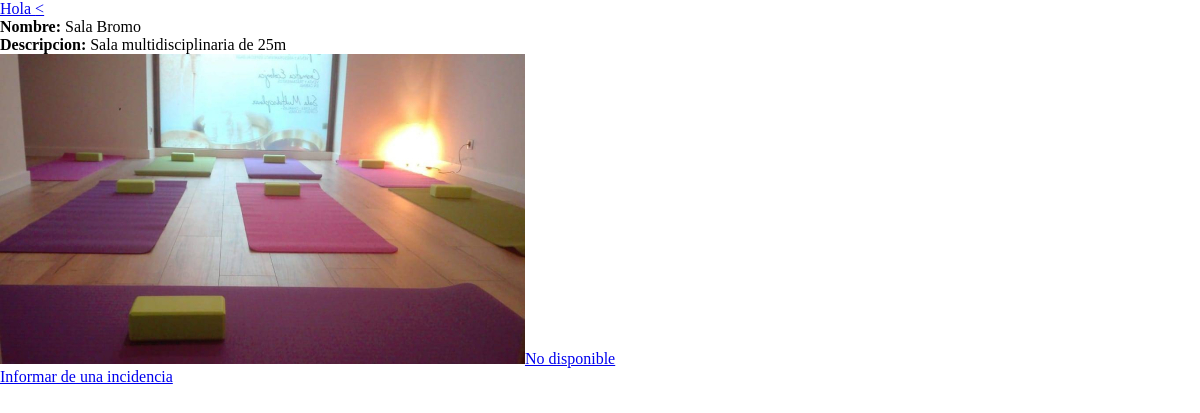
Page /PHP/recurso.php on the earlier database version.
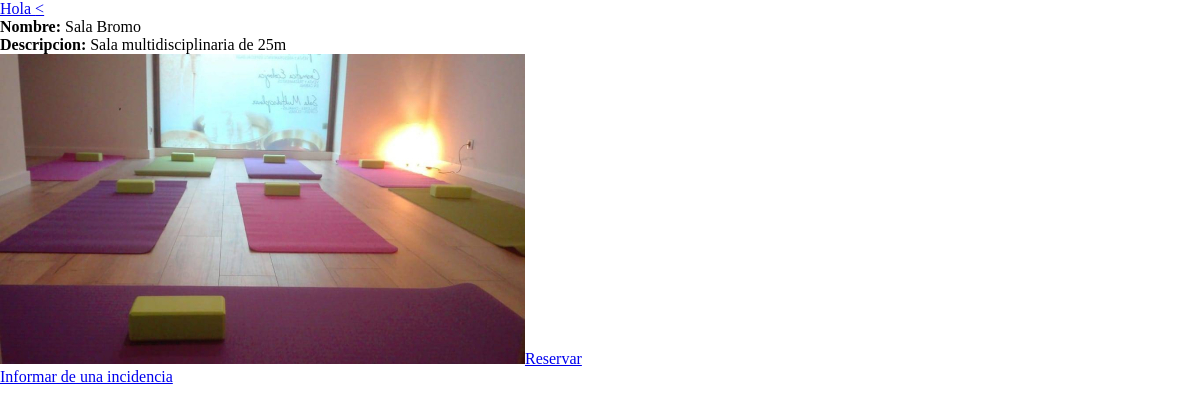
Same page on the later database version.
### tables this page shows
CREATE TABLE `recurso` (
  `id_recurso` int(11) NOT NULL,
  `nom_recur` varchar(40) DEFAULT NULL,
  `descripcion` text,
  `img_src` varchar(50) DEFAULT NULL,
  `categoria` int(11) DEFAULT NULL,
  `disponibilidad` int(11) DEFAULT '0'
);

### PHP/recurso.php (the view, shortened to what this page needs)
<!DOCTYPE html>
<html>
<head>
	<link href="headcss.css" rel="stylesheet" type="text/css" />
</head>
<body>
<?php include 'header.php'; ?>
	<?php
$recurso=2;
$query1 = "SELECT * FROM recurso WHERE id_recurso=$recurso";
$q_recurso = mysqli_query($link, $query1);
			if(mysqli_num_rows($q_recurso)>0){
				while($rec=mysqli_fetch_array($q_recurso)){
					echo "<b>Nombre:</b> ".$rec['nom_recur']."<br>";
					echo "<b>Descripcion:</b> ".$rec['descripcion']."<br>";
					echo "<img src='".$rec['img_src']."'/>";
					if($rec['disponibilidad']==0){
						echo "<a href='reserva.proc.php?idrecurso=$rec[id_recurso]'>Reservar</a><br/>";
					}else{
						echo "<a href='#'>No disponible</a><br/>";
					}
					echo "<a href='incidencia.php?idrecurso=$rec[id_recurso]'>Informar de una incidencia</a>";
				}
			}
		?>
</body>
</html>

Differences in the rows shown:
changed recurso "Sala Bromo": disponibilidad "No disponible" → "Reservar"
